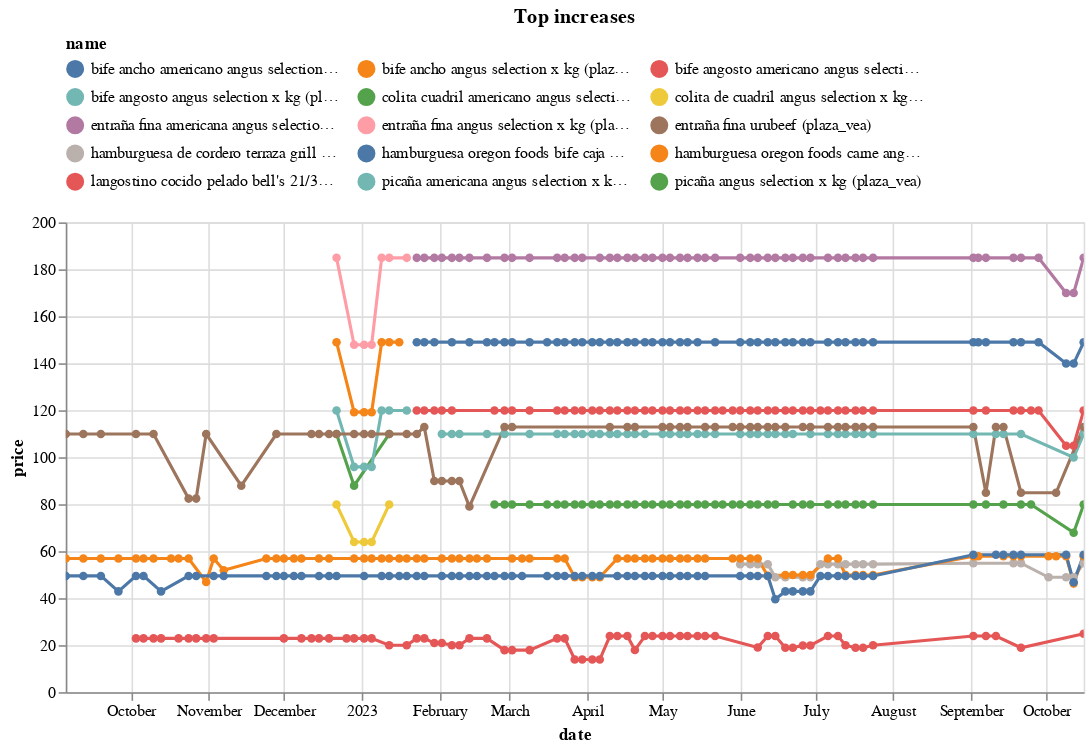

The code cell stored with this chart in its notebook:
### Code cell
(top_changes_abs
 .sort_values('change')
 .tail(10)
 .pipe(plot_changes, 'Top increases')
)

### Figure 1 — Vega-Lite specification as saved in the notebook (floating-point values rounded to 4 significant figures; data arrays with more than 128 entries replaced by an {"elided": "..."} marker saying what was removed)
{"config": {"view": {"continuousWidth": 300, "continuousHeight": 300}, "legend": {"columns": 3, "orient": "top"}}, "data": {"name": "data-b47d9cf28809194b15fd0c76819049c7"}, "mark": {"type": "line", "point": true}, "encoding": {"color": {"field": "name", "scale": {"domain": ["bife ancho americano angus selection x kg (plaza_vea)", "bife ancho angus selection x kg (plaza_vea)", "bife angosto americano angus selection x kg (plaza_vea)", "bife angosto angus selection x kg (plaza_vea)", "colita cuadril americano angus selection x kg (plaza_vea)", "colita de cuadril angus selection x kg (plaza_vea)", "entraña fina americana angus selection x kg (plaza_vea)", "entraña fina angus selection x kg (plaza_vea)", "entraña fina urubeef (plaza_vea)", "hamburguesa de cordero terraza grill caja 4un (plaza_vea)", "hamburguesa oregon foods bife caja 4un (plaza_vea)", "hamburguesa oregon foods carne angus caja 4un (plaza_vea)", "langostino cocido pelado bell's 21/30 grande bolsa 300g (plaza_vea)", "picaña americana angus selection x kg (plaza_vea)", "picaña angus selection x kg (plaza_vea)"]}, "type": "nominal"}, "tooltip": [{"field": "name", "type": "nominal"}, {"field": "price", "type": "quantitative"}, {"field": "last_price", "type": "quantitative"}], "x": {"field": "date", "type": "temporal"}, "y": {"field": "price", "type": "quantitative"}}, "params": [{"name": "param_11", "select": {"type": "point", "fields": ["name"]}, "bind": "legend"}, {"name": "param_12", "select": {"type": "interval", "encodings": ["x", "y"]}, "bind": "scales"}], "title": "Top increases", "transform": [{"filter": {"param": "param_11"}}], "width": 650, "$schema": "https://vega.github.io/schema/vega-lite/v5.15.1.json", "datasets": {"data-b47d9cf28809194b15fd0c76819049c7": {"elided": "588 records"}}}
